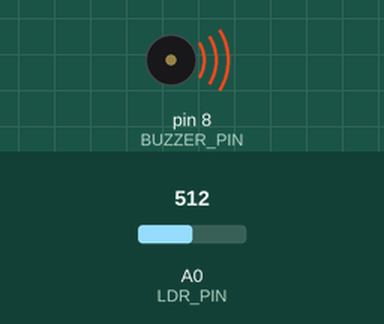
Simulated run of this sketch. Board: Arduino Uno, built with avr-gcc and run on an emulated ATmega328P. Shown: buzzer (waves = sounding). Inputs (shaded band) come from the test bench; at power-on: A0 (LDR_PIN) = 512. What the sketch prints to the serial monitor is not drawn.

Above: at 0.1 s.
Timing chart, 0 to 1.6 s (numbered marks = the images above):
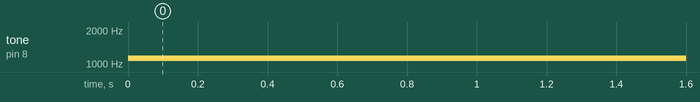

Measured:
- by itself, tone on pin 8 (BUZZER_PIN): silent → 1127 Hz at 0.00 s

The sketch:

p12_light_theremin.ino
```cpp
// Project 12: Light theremin
// Light sensor module on A0, buzzer on D8 (long leg to the signal pin).
// Move your hand over the sensor to change the pitch.
//
// This needs the "passive" buzzer from Project 5 for different notes.
// With an active buzzer, set ACTIVE_BUZZER to true: you get a beeper that
// speeds up as it gets darker.
//
// Open the Serial Monitor and read the numbers when the sensor is covered
// and uncovered. Put them into LOW_READING and HIGH_READING.

const bool ACTIVE_BUZZER = false;

const int LDR_PIN = A0;
const int BUZZER_PIN = 8;
const int LOW_READING = 100;
const int HIGH_READING = 900;
const int LOW_PITCH = 200;
const int HIGH_PITCH = 2000;

void setup() {
  pinMode(BUZZER_PIN, OUTPUT);
  Serial.begin(9600);
  Serial.println("Light theremin ready");
}

void loop() {
  int light = analogRead(LDR_PIN);
  light = constrain(light, LOW_READING, HIGH_READING);

  if (ACTIVE_BUZZER) {
    int gap = map(light, LOW_READING, HIGH_READING, 50, 600);
    digitalWrite(BUZZER_PIN, HIGH);
    delay(40);
    digitalWrite(BUZZER_PIN, LOW);
    delay(gap);
  } else {
    int pitch = map(light, LOW_READING, HIGH_READING, LOW_PITCH, HIGH_PITCH);
    tone(BUZZER_PIN, pitch);
    delay(30);
  }

  Serial.println(light);
}
```
